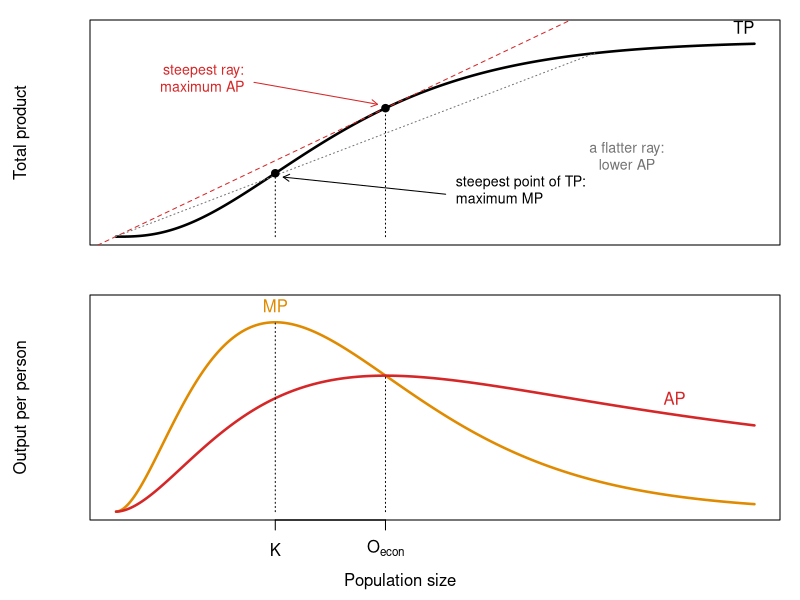
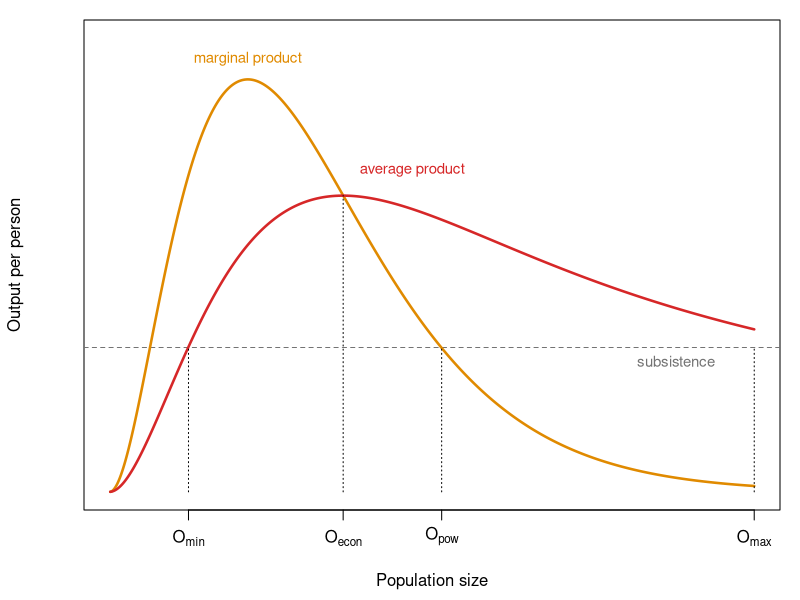

Write R code to recreate these figures, in order.
## ---- chunk 1
#| label: setup-ch2
#| include: false
col_grey <- "grey45"; col_mp <- "#e08a00"; col_ap <- "#d62728"
## ---- chunk 2
#| label: fig-tp-ap-mp
#| fig-cap: "Total, average, and marginal product (after Sauvy's Figures 13–14). Top: total product. The marginal product is the slope of the TP curve; the average product is the slope of a ray from the origin to the curve. The steepest ray just touches TP at the economic optimum. Bottom: the marginal product peaks where TP is steepest (K), and crosses the average product at its maximum (the economic optimum)."
#| fig-height: 6.5
#| echo: false
n <- seq(0.01, 12, 0.01)
mp <- 4 * (n / 3)^2 * exp(2 * (1 - n / 3))
tp <- cumsum(mp) * 0.01
ap <- tp / n
k <- n[which.max(mp)]                 # inflection of TP, peak of MP
o <- n[which.max(ap)]                 # economic optimum, max AP
tp_o <- approx(n, tp, o)$y; tp_k <- approx(n, tp, k)$y
op <- par(mfrow = c(2, 1), mar = c(1.5, 4.5, 1, 1), oma = c(2.5, 0, 0, 0))
## top panel: total product
plot(n, tp, type = "l", lwd = 2.5, xaxt = "n", yaxt = "n", xlab = "",
     ylab = "Total product", ylim = c(0, max(tp) * 1.08), xlim = c(0, 12))
abline(0, tp_o / o, lty = 2, col = col_ap)                   # tangent ray = max AP
segments(0, 0, 9, approx(n, tp, 9)$y, lty = 3, col = col_grey) # a flatter ray
points(c(k, o), c(tp_k, tp_o), pch = 19)
ymax <- max(tp)
arrows(2.6, 0.8 * ymax, o - 0.15, tp_o + 0.02 * ymax, length = 0.07, col = col_ap)
text(2.6, 0.8 * ymax, "steepest ray:\nmaximum AP", pos = 2, col = col_ap, cex = 0.85)
arrows(6.2, 0.22 * ymax, k + 0.15, tp_k - 0.02 * ymax, length = 0.07)
text(6.2, 0.22 * ymax, "steepest point of TP:\nmaximum MP", pos = 4, cex = 0.85)
text(9.6, 0.42 * ymax, "a flatter ray:\nlower AP", col = col_grey, cex = 0.85)
segments(c(k, o), 0, c(k, o), c(tp_k, tp_o), lty = 3)
text(11.8, max(tp), "TP", pos = 3, xpd = NA)
## bottom panel: marginal and average product
plot(n, mp, type = "l", lwd = 2.5, col = col_mp, xaxt = "n", yaxt = "n",
     xlab = "", ylab = "Output per person", ylim = c(0, 4.4), xlim = c(0, 12))
lines(n, ap, lwd = 2.5, col = col_ap)
segments(c(k, o), 0, c(k, o), c(max(mp), max(ap)), lty = 3)
text(k, max(mp), "MP", pos = 3, col = col_mp, xpd = NA)
text(10.5, approx(n, ap, 10.5)$y, "AP", pos = 3, col = col_ap)
axis(1, at = c(k, o), labels = c("K", expression(O[econ])))
mtext("Population size", side = 1, outer = TRUE, line = 1)
par(op)
## ---- chunk 3
#| label: fig-sauvy
#| fig-cap: "Sauvy's optima. The marginal product (orange) rises and then falls. The average product (red) peaks where the marginal product crosses it: the economic optimum. The power optimum is where the marginal product falls to subsistence. The minimum and maximum populations are where the average product equals subsistence."
#| fig-height: 4.6
#| echo: false
n <- seq(0.01, 14, 0.01)
mp <- 4 * (n / 3)^2 * exp(2 * (1 - n / 3))       # rises, peaks at n = 3, falls
tp <- cumsum(mp) * 0.01
ap <- tp / n
subs <- 1.4
o_econ <- n[which.max(ap)]
o_pow <- n[which(n > 3 & mp < subs)[1]]
o_min <- n[which(ap > subs)[1]]
o_max <- n[max(which(ap > subs))]
op <- par(mar = c(4.5, 4.2, 1, 1))
plot(n, mp, type = "n", ylim = c(0, 4.4), xlim = c(0, 14), xaxt = "n", yaxt = "n",
     xlab = "", ylab = "Output per person")
abline(h = subs, lty = 2, col = col_grey)
text(12.3, subs, "subsistence", pos = 1, col = col_grey, cex = 0.9)
lines(n, mp, col = col_mp, lwd = 2.5)
lines(n, ap, col = col_ap, lwd = 2.5)
text(3, 4.2, "marginal product", col = col_mp, cex = 0.9)
text(o_econ + 1.5, max(ap) + 0.25, "average product", col = col_ap, cex = 0.9)
for (o in c(o_min, o_econ, o_pow, o_max))
  segments(o, 0, o, approx(n, ap, o)$y * (o == o_econ) + subs * (o != o_econ), lty = 3)
axis(1, at = c(o_min, o_econ, o_pow, o_max),
     labels = c(expression(O[min]), expression(O[econ]),
                expression(O[pow]), expression(O[max])))
mtext("Population size", side = 1, line = 3)
par(op)
## ---- chunk 4
#| label: tbl-sauvy-example
#| tbl-cap: "A worked example of Sauvy's optima (lecture example). Subsistence = 2."
#| echo: false
N <- 1:6; MP <- c(0, 4, 3, 2, 1, 0); TP <- cumsum(MP); AP <- TP / N
power <- TP - 2 * N
knitr::kable(rbind(`Population (N)` = N, `Marginal product` = MP,
                   `Total product` = TP, `Average product` = round(AP, 2),
                   `Power = TP − 2N` = power), col.names = NULL)
